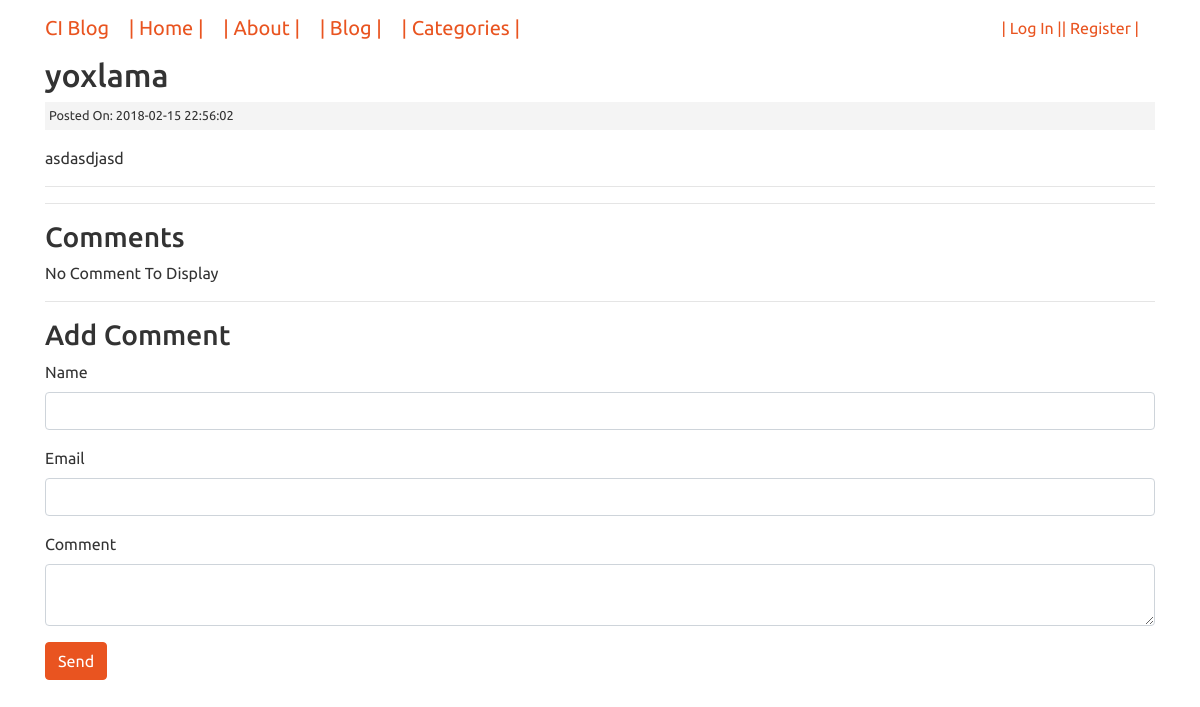
The app's page /posts/yoxlama with its own data.
### tables this page shows
CREATE TABLE `posts` (
  `id` int(11) NOT NULL,
  `category_id` int(11) NOT NULL,
  `user_id` int(11) NOT NULL,
  `title` varchar(255) NOT NULL,
  `slug` varchar(255) NOT NULL,
  `body` text NOT NULL,
  `post_image` varchar(255) NOT NULL,
  `created_at` timestamp NOT NULL DEFAULT CURRENT_TIMESTAMP
);

### application/controllers/Posts.php (called while the page is built, shortened)
<?php
class Posts extends CI_Controller{
	public function __construct(){
        $this->load->helper(array('form', 'url'));
    }
	public function view($slug=NULL){
		$data['post'] = $this->Post_Model->get_posts($slug);
		$post_id = $data['post']['id'];
		$data['comments'] = $this->Comment_Model->get_comments($post_id);
		$data['title'] = $data['post']['title'];
		$this->load->view('templates/header');
		$this->load->view('posts/view',$data);
		$this->load->view('templates/footer');
	}
}

### index.php (called while the page is built, shortened)
<?php
require_once BASEPATH.'core/CodeIgniter.php';

### application/models/Post_Model.php (called while the page is built, shortened)
<?php
class Post_Model extends CI_Model{
	public function get_posts($slug = FALSE,$limit = FALSE,$offset = FALSE){
		$query = $this->db->get_where('posts',array('slug'=>$slug));
		return $query->row_array();
	}
}

### application/views/posts/view.php (the view, shortened to what this page needs)
<h2><?php echo $post['title']; ?></h2>
<small class="post-date">Posted On: <?php echo $post['created_at']; ?></small>
<div class="post-body">
<p><?php echo $post['body']; ?></p>
</div>
<hr>
<hr>
<h3>Comments</h3>
<?php if($comments): ?>
<?php foreach($comments as $comment): ?>
<div class="well">
<h5><?php echo $comment['body']; ?> [by <strong><?php echo $comment['name']; ?></strong>]</h5>
</div>
<?php endforeach; ?>
<?php else: ?>
<p>No Comment To Display</p>
<?php endif; ?>
<hr>
<h3>Add Comment</h3>
<?php echo form_open('comments/create/'.$post['id']); ?>
<div class="form-group">
<label>Name</label>
<input type="text" name="name" class="form-control">
</div>
<div class="form-group">
<label>Email</label>
<input type="email" name="email" class="form-control">
</div>
<div class="form-group">
<label>Comment</label>
<textarea name="body" class="form-control"></textarea>
</div>
<button type="submit" class="btn btn-primary">Send</button>
<?php echo form_close(); ?>

### assets/css/style.css (style rules this page uses)
.post-date { background: #f4f4f4; padding: 4px; margin: 3px 0; display: block; }

### records on screen
posts: title "yoxlama", created_at "2018-02-15 22:56:02", body "asdasdjasd"
